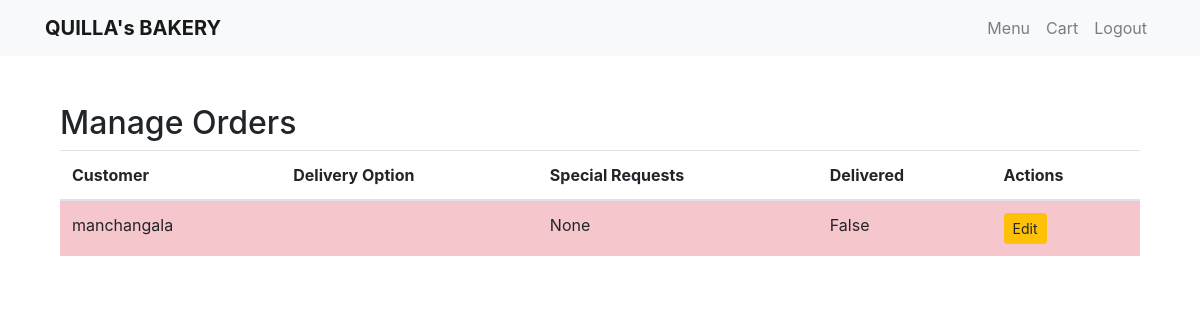
Screenshot of /manage_orders/ (signed in) with the database file from the repository.
### bakery/models.py (models this page shows, shortened)
class Order(models.Model):
    DELIVERY_CHOICES = [
        ('pickup', 'Pickup'),
        ('delivery', 'Delivery'),
    ]
    customer = models.ForeignKey(Customer, on_delete=models.CASCADE)
    delivery_option = models.CharField(max_length=20, choices=DELIVERY_CHOICES)
    special_requests = models.TextField(blank=True, null=True)
    is_delivered = models.BooleanField(default=False)
    created_at = models.DateTimeField(auto_now_add=True)

class Customer(models.Model):
    user = models.OneToOneField(User, on_delete=models.CASCADE)
    first_name = models.CharField(max_length=100)
    last_name = models.CharField(max_length=100)
    phone = models.CharField(max_length=15)
    address = models.TextField()

### bakery/views.py (the view)
# urls.py: path('manage_orders/', views.manage_orders, name='manage_orders'),
@user_passes_test(is_admin)
def manage_orders(request):
    orders = Order.objects.all()
    return render(request, 'bakery/manage_orders.html', {'orders': orders})

### bakery/views.py (called while the page is built)
def is_admin(user):
    return user.is_staff

### bakery/templates/bakery/manage_orders.html (shortened to what this page needs)
{% extends 'bakery/base.html' %}
{% block content %}
<div class="container mt-5">
    <h2>Manage Orders</h2>
    <table class="table">
        <thead>
            <tr>
                <th>Customer</th>
                <th>Delivery Option</th>
                <th>Special Requests</th>
                <th>Delivered</th>
                <th>Actions</th>
            </tr>
        </thead>
        <tbody>
            {% for order in orders %}
            <tr class="{% if not order.is_delivered %}table-danger{% else %}table-success{% endif %}">
                <td>{{ order.customer.user.username }}</td>
                <td>{{ order.delivery_option }}</td>
                <td>{{ order.special_requests }}</td>
                <td>{{ order.is_delivered }}</td>
                <td>
                    <a href="{% url 'edit_order' order.id %}" class="btn btn-sm btn-warning">Edit</a>
                </td>
            </tr>
            {% endfor %}
        </tbody>
    </table>
</div>
{% endblock %}

### bakery/templates/bakery/base.html (style rules this page uses)
body { padding-top: 56px; }

### rows the page displays
Order: customer.user.username "manchangala", special_requests "None", is_delivered "False"
